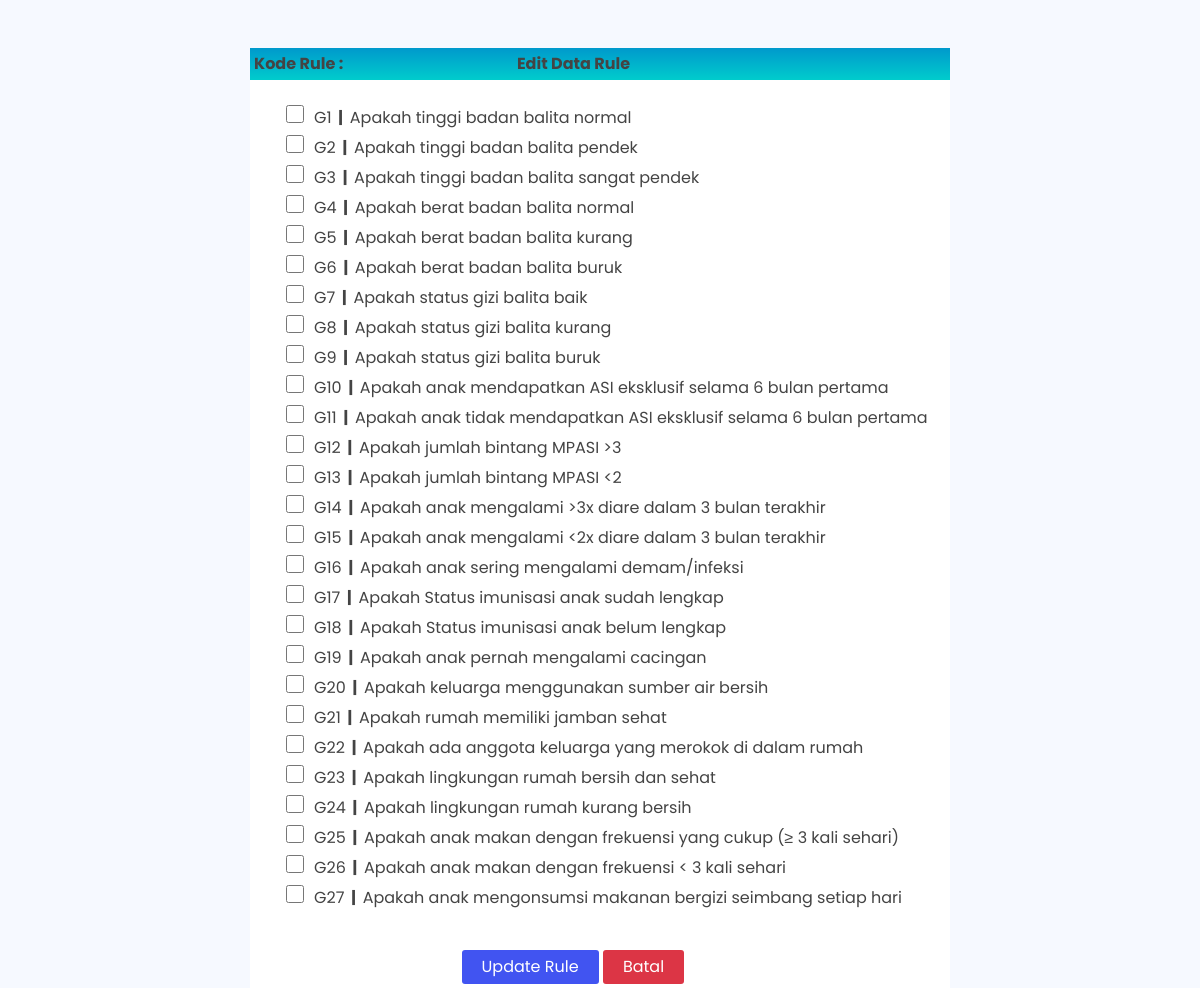
Screenshot of /admin/rules/editrules.php with the database file from the repository.
### tables this page shows
CREATE TABLE `tb_gejala` (
  `id` int(11) NOT NULL,
  `kdgejala` varchar(3) DEFAULT NULL,
  `gejala` text DEFAULT NULL
);

### admin/rules/editrules.php (the view, shortened to what this page needs)
<!DOCTYPE html>
<html lang="en">
<head>
  <link href="../../assets/vendor/bootstrap/css/bootstrap.min.css" rel="stylesheet">
  <link rel="stylesheet" href="https://cdn.jsdelivr.net/npm/bootstrap-icons@1.10.2/font/bootstrap-icons.css">
  <link href="../../assets/vendor/boxicons/css/boxicons.min.css" rel="stylesheet">
  <link href="../../assets/vendor/quill/quill.snow.css" rel="stylesheet">
  <link href="../../assets/vendor/quill/quill.bubble.css" rel="stylesheet">
  <link href="../../assets/vendor/remixicon/remixicon.css" rel="stylesheet">
  <link href="../../assets/vendor/simple-datatables/style.css" rel="stylesheet">
  <link href="../../assets/css/style.css" rel="stylesheet">
</head>
<body>
  <section>
    <form id="form1" name="form1" method="post" action="./updaterules.php" enctype="multipart/form-data">
      <div class="mt-5">
        <table width="700" border="0" align="center" cellpadding="4" cellspacing="1" bgcolor="#ffffff">
          <tr>
            <td style="background:linear-gradient(to top, #0CC, #09C);"><strong>Kode Rule : <?php echo $_GET['kdpenyakit']; ?></strong></td>
            <td class=" ps-5" style="background:linear-gradient(to top, #0CC, #09C);"><strong class="ps-2">&nbsp;Edit Data Rule</strong></td>
          </tr>
          <tr class="mt-4">
            <td colspan="2">
              <ul style="list-style:none;" class="mt-3">
                <?php
                include "../koneksi.php";
                $query = mysqli_query($koneksi, "SELECT * FROM tb_gejala ORDER BY id ASC") or die("Query Error..!" . mysqli_error($koneksi));
                while ($row = mysqli_fetch_array($query)) {
                  $kd_penyakit = $_GET['kdpenyakit'];
                  $kd_gejala = $row['id'];
                  $kueri = mysqli_query($koneksi, "SELECT * FROM tb_rules WHERE id_penyakit='$kd_penyakit' AND id_gejala='$kd_gejala' ORDER BY id_gejala desc ");
                  $edit = mysqli_fetch_array($kueri);
                  if ($edit) {
                    $checked = explode(', ', $edit['id_gejala']);
                  } else {
                    $checked = [];
                  }
                  echo '<li>';
                  echo '<input class="cekbok" type="checkbox" name="gejala[]" id="gejala' . $row['id'] . '" value="' . $row['id'] . '" ' . (in_array($row['id'], $checked) ? 'checked' : '') . '>';
                  echo '<label style="cursor: pointer;" for="gejala' . $row['id'] . '">' . $row['kdgejala'] . '<strong>&nbsp; |&nbsp;&nbsp;</strong>' . $row['gejala'] . '</label>';
                  echo '</li>';
                } ?>
              </ul>
            </td>
          </tr>
          <tr>
            <td>&nbsp;</td>
            <td>
              <div class=" mt-3">
                <a href="./rules.php"><input class="updaterule" type="submit" name="Submit" value="Update Rule" />
                  <input class="batal" type="button" name="batal" id="batal" value="Batal" /></a>
              </div>
            </td>
          </tr>
        </table>
      </div>
    </form>
  </section>
</body>
</html>

### assets/css/style.css (style rules this page uses)
:root { scroll-behavior: smooth; }
body { font-family: "Poppins", sans-serif; background: #f6f9ff; color: #444444; }
a { color: #41f18e; text-decoration: none; }

### admin/rules/editrules.php (style rules this page uses)
.updaterule { background-color: #4154f1; border: none; color: white; padding: 5px 20px; border-radius: 3px; }
.batal { background-color: #dc3545; border: none; color: white; padding: 5px 20px; border-radius: 3px; }
.cekbok { cursor: pointer; width: 18px; height: 18px; margin-right: 10px; margin-top: 5px; }

### rows the page displays
tb_gejala: kdgejala "G1", gejala "Apakah tinggi badan balita normal"
tb_gejala: kdgejala "G2", gejala "Apakah tinggi badan balita pendek"
tb_gejala: kdgejala "G3", gejala "Apakah tinggi badan balita sangat pendek"
tb_gejala: kdgejala "G4", gejala "Apakah berat badan balita normal"
tb_gejala: kdgejala "G5", gejala "Apakah berat badan balita kurang"
tb_gejala: kdgejala "G6", gejala "Apakah berat badan balita buruk"
tb_gejala: kdgejala "G7", gejala "Apakah status gizi balita baik"
tb_gejala: kdgejala "G8", gejala "Apakah status gizi balita kurang"
tb_gejala: kdgejala "G9", gejala "Apakah status gizi balita buruk"
tb_gejala: kdgejala "G10", gejala "Apakah anak mendapatkan ASI eksklusif selama 6 bulan pertama"
tb_gejala: kdgejala "G11", gejala "Apakah anak tidak mendapatkan ASI eksklusif selama 6 bulan pertama"
tb_gejala: kdgejala "G12", gejala "Apakah jumlah bintang MPASI >3"
tb_gejala: kdgejala "G13", gejala "Apakah jumlah bintang MPASI <2"
tb_gejala: kdgejala "G14", gejala "Apakah anak mengalami >3x diare dalam 3 bulan terakhir"
tb_gejala: kdgejala "G15", gejala "Apakah anak mengalami <2x diare dalam 3 bulan terakhir"
tb_gejala: kdgejala "G16", gejala "Apakah anak sering mengalami demam/infeksi"
tb_gejala: kdgejala "G17", gejala "Apakah Status imunisasi anak sudah lengkap"
tb_gejala: kdgejala "G18", gejala "Apakah Status imunisasi anak belum lengkap"
tb_gejala: kdgejala "G19", gejala "Apakah anak pernah mengalami cacingan"
tb_gejala: kdgejala "G20", gejala "Apakah keluarga menggunakan sumber air bersih"
tb_gejala: kdgejala "G21", gejala "Apakah rumah memiliki jamban sehat"
tb_gejala: kdgejala "G22", gejala "Apakah ada anggota keluarga yang merokok di dalam rumah"
tb_gejala: kdgejala "G23", gejala "Apakah lingkungan rumah bersih dan sehat"
tb_gejala: kdgejala "G24", gejala "Apakah lingkungan rumah kurang bersih"
tb_gejala: kdgejala "G25", gejala "Apakah anak makan dengan frekuensi yang cukup (≥ 3 kali sehari)"
tb_gejala: kdgejala "G26", gejala "Apakah anak makan dengan frekuensi < 3 kali sehari"
tb_gejala: kdgejala "G27", gejala "Apakah anak mengonsumsi makanan bergizi seimbang setiap hari"
